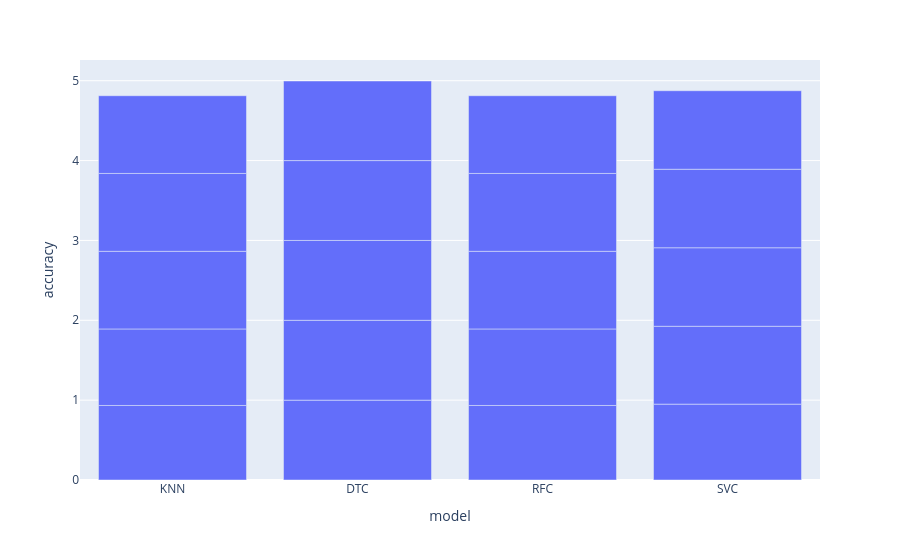

Source (notebook cell):
### Code cell
py.bar(data_frame=result,x="model",y="accuracy")

### Figure 1 — Plotly figure (JSON) as saved in the notebook; plotly's stock layout.template omitted (floating-point values rounded to 4 significant figures)
{"data": [{"hovertemplate": "model=%{x}<br>accuracy=%{y}<extra></extra>", "legendgroup": "", "marker": {"color": "#636efa", "pattern": {"shape": ""}}, "name": "", "orientation": "v", "showlegend": false, "textposition": "auto", "type": "bar", "x": ["KNN", "DTC", "RFC", "SVC", "KNN", "DTC", "RFC", "SVC", "KNN", "DTC", "RFC", "SVC", "KNN", "DTC", "RFC", "SVC", "KNN", "DTC", "RFC", "SVC"], "xaxis": "x", "y": [0.9333, 1.0, 0.9333, 0.95, 0.9583, 1.0, 0.9583, 0.975, 0.9722, 1.0, 0.9722, 0.9833, 0.975, 1.0, 0.975, 0.9833, 0.9733, 0.9967, 0.9733, 0.9833], "yaxis": "y"}], "layout": {"barmode": "relative", "legend": {"tracegroupgap": 0}, "margin": {"t": 60}, "xaxis": {"anchor": "y", "domain": [0, 1], "title": {"text": "model"}}, "yaxis": {"anchor": "x", "domain": [0, 1], "title": {"text": "accuracy"}}}}
